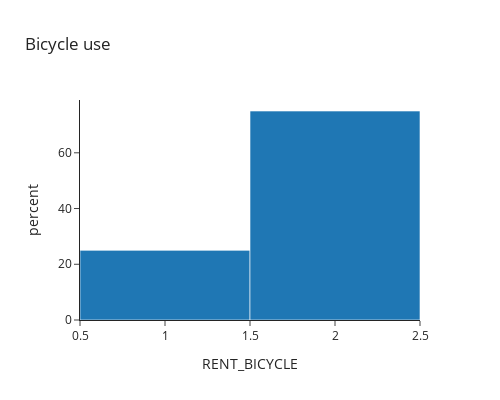

Here is the notebook cell this chart was saved with:
### Markdown cell above
Among people using it for either Access or Egress, if access distance is within 0.5 km then 75% of them are willing to use it for egress only

### Code cell
df1=df.loc[(df['ACCESS_DIS_B']==1)]
df1=df1.loc[(df1['RENT_BICYCLE']==1) | (df1['RENT_BICYCLE'] ==2)]
print(df1.shape)
print(df1['TOTAL_TIME'].describe())
px.histogram(data_frame=df1,x='RENT_BICYCLE',histnorm='percent',width=500, height=400, template="simple_white",category_orders={"RENT_BICYCLE":["Access only","Egress only"]},title='Bicycle use')

### Figure 1 — Plotly figure (JSON) as saved in the notebook; plotly's stock layout.template omitted (floating-point values rounded to 4 significant figures; data arrays with more than 128 entries replaced by an {"elided": "..."} marker saying what was removed)
{"data": [{"alignmentgroup": "True", "bingroup": "x", "histnorm": "percent", "hovertemplate": "RENT_BICYCLE=%{x}<br>percent=%{y}<extra></extra>", "legendgroup": "", "marker": {"color": "#1F77B4", "pattern": {"shape": ""}}, "name": "", "offsetgroup": "", "orientation": "v", "showlegend": false, "type": "histogram", "x": {"elided": "196 int values"}, "xaxis": "x", "yaxis": "y"}], "layout": {"barmode": "relative", "height": 400, "legend": {"tracegroupgap": 0}, "title": {"text": "Bicycle use"}, "width": 500, "xaxis": {"anchor": "y", "categoryarray": ["Access only", "Egress only"], "categoryorder": "array", "domain": [0, 1], "title": {"text": "RENT_BICYCLE"}}, "yaxis": {"anchor": "x", "domain": [0, 1], "title": {"text": "percent"}}}}
